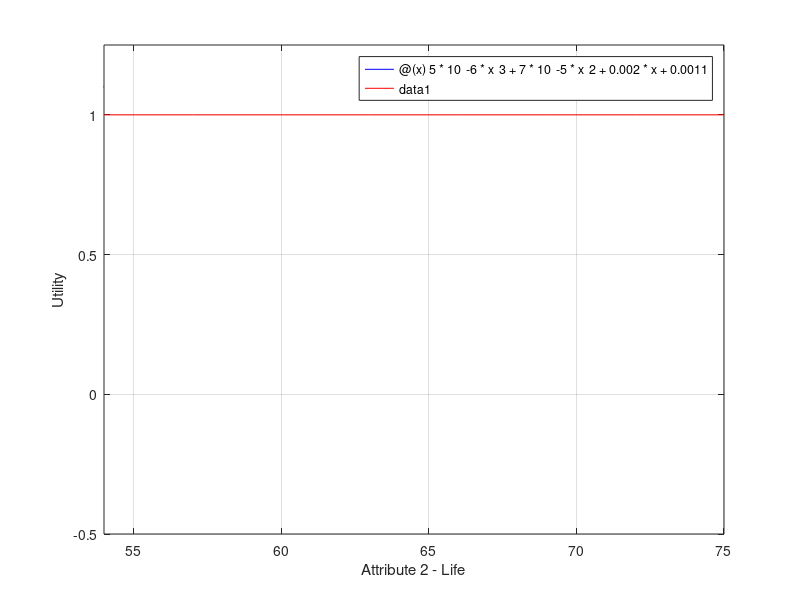

Reproduce this figure in MATLAB. (Note: this script raises an error after producing the figure.)
% Read the PDFs to understand what's going on 

%%
%Plot single attribute utility functions
%u1(x1)
fplot (@(x) 1, [0,1000],'b')
ylim ([-0.5 1.25])
grid on
xlabel('Attribute 1 - Cost ($)')
ylabel('Utility')
hold on
fplot (@(x) -6*10^-5*(x/100)^3+1.3*10^-3*(x/100)^2-2.64*10^-2*(x/100)+1.1907, [1000,2950],'r')
hold on
fplot (@(x) 0, [2950, 4000], 'g')
hold off

%%
%u2(x2)
fplot (@(x) 5*10^-6*x^3+7*10^-5*x^2+0.002*x+0.0011, [0,54],'b')
ylim ([-0.5 1.25])
grid on
xlabel('Attribute 2 - Life')
ylabel('Utility')
hold on
fplot (@(x) 1, [54,75],'r')
hold off

%%
%Local Risk Aversion
syms x
f = 5*10^-6*x^3+7*10^-5*x^2+0.002*x+0.0011;
risk_aversion = -(diff(f,2)/diff(f));
vpa(subs(risk_aversion,x,30))

%%
%Expected Utility of each alternative
clear all;

k1 = 0.5;
k2 = 0.5;
% Uncomment for each alternative
% Alternative A0:
%x1 = 3000;
%x2 = wblrnd(40,10,10000,1) ;
% Alternative A1:
%x1=1500;
%x2 = wblrnd(40,10,10000,1) - 24 ;
% Alternative A2:
%x1=2000;
%x2 = wblrnd(40,10,10000,1) - 18 ;
% Alternative A3:
% x1=2500;
%x2 = wblrnd(40,10,10000,1) -12 ;

if (x1 >= 0 && x1 < 1000)
    u1 = 1;   
elseif (x1 >= 1000 && x1 <= 2950)
    u1 = -6*10^(-5)*((x1/100)^3) + 1.3*10^(-3)*((x1/100)^2) - 2.64*10^(-2)*(x1/100) + 1.1907;
else
    u1 = 0;
end

for i = 1 : 10000
if (x2(i) >= 0 && x2(i) < 54)
    u2(i) = 5*10^(-6)*(x2(i)^3) + 7*10^(-5)*(x2(i)^2) + 0.002*x2(i) + 0.0011;
else
    u2(i) = 1;
end
end

for i = 1:10000
    U(i) = k1*u1 + k2*u2(i);
end
disp(mean(U));